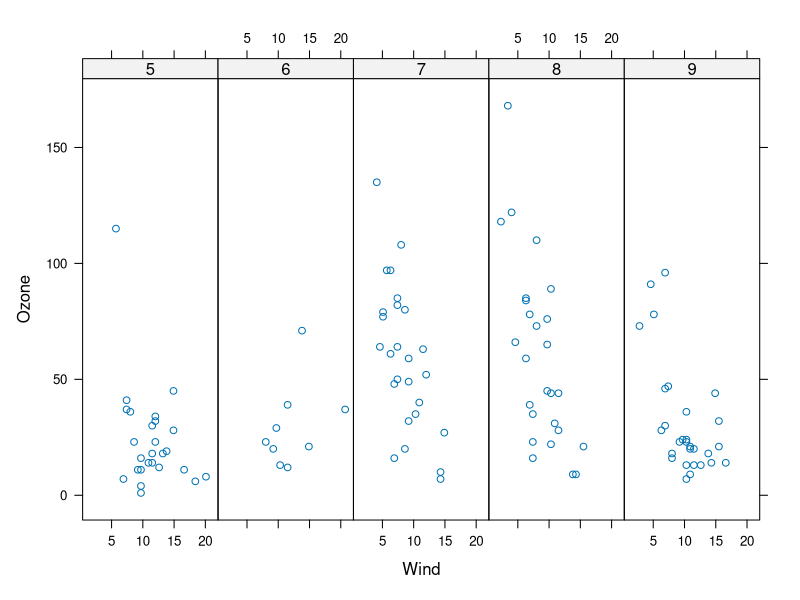
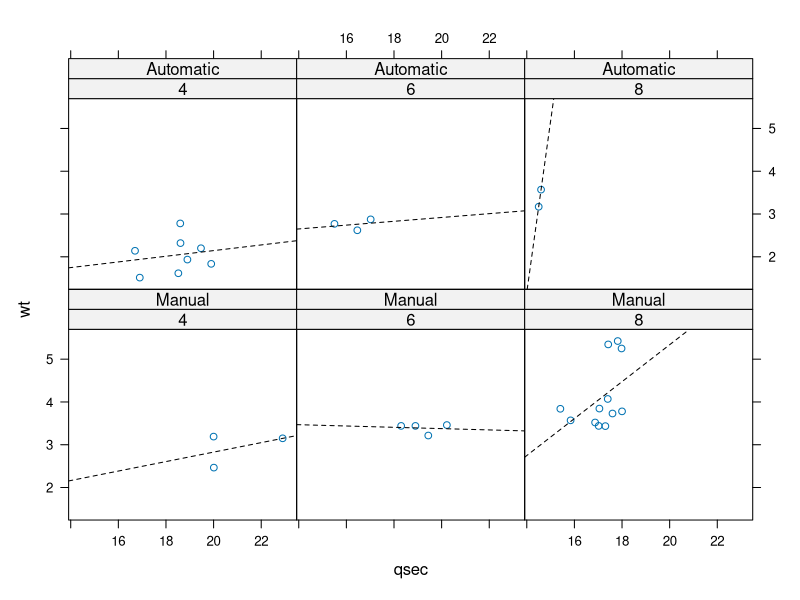
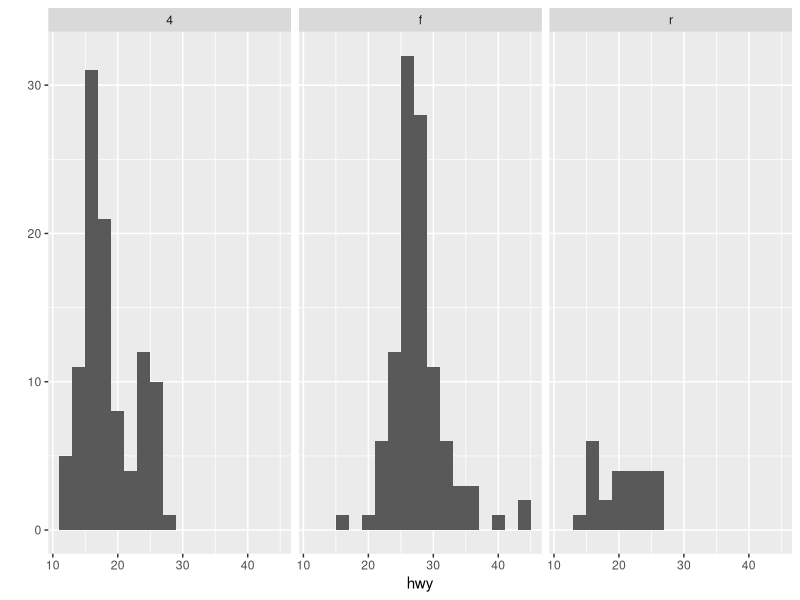
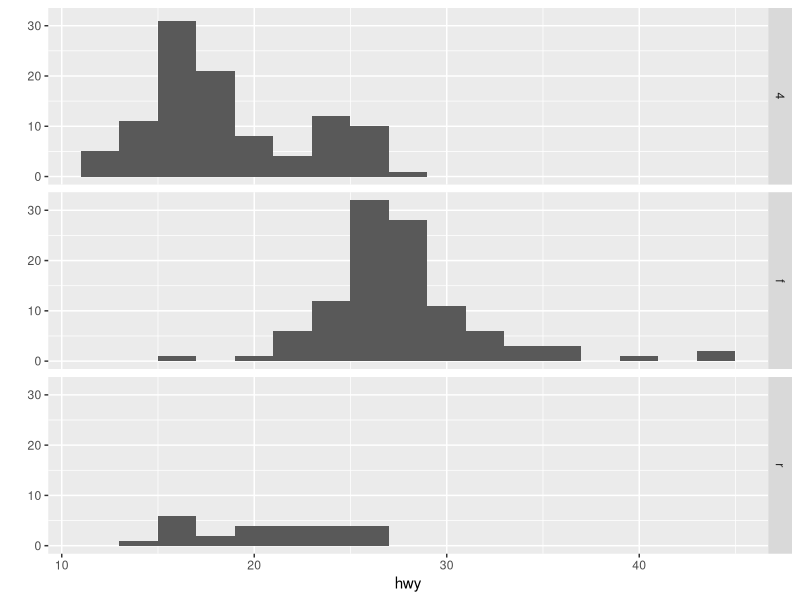
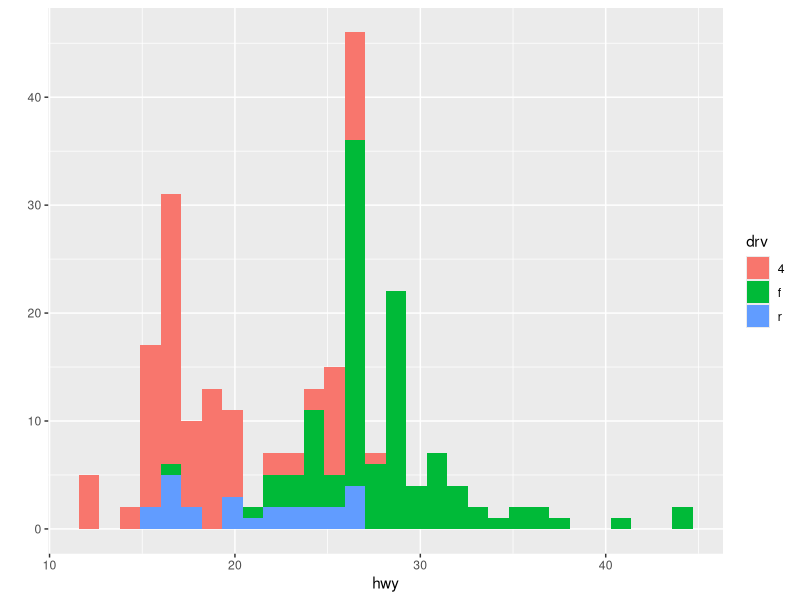
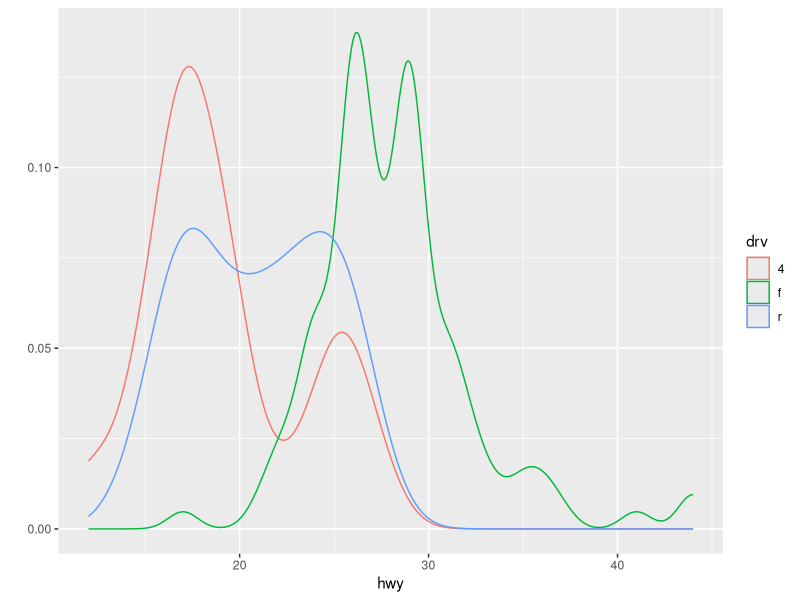
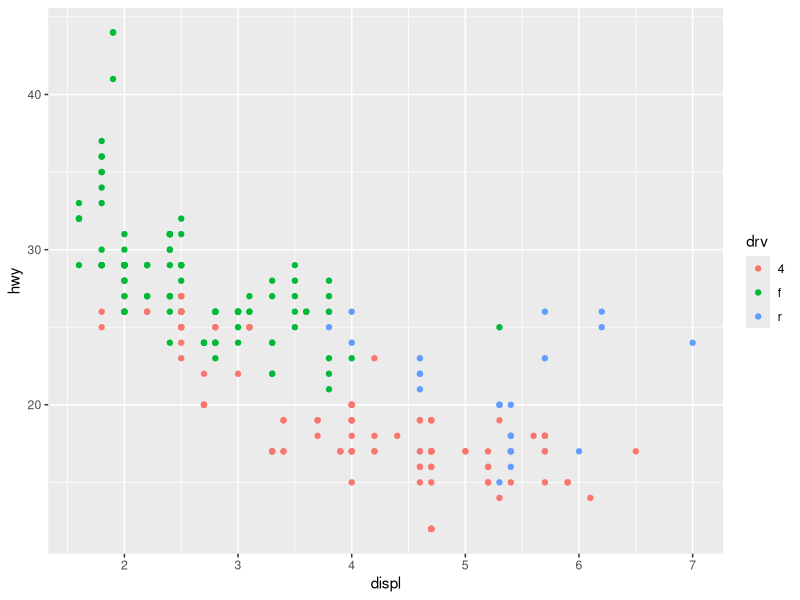
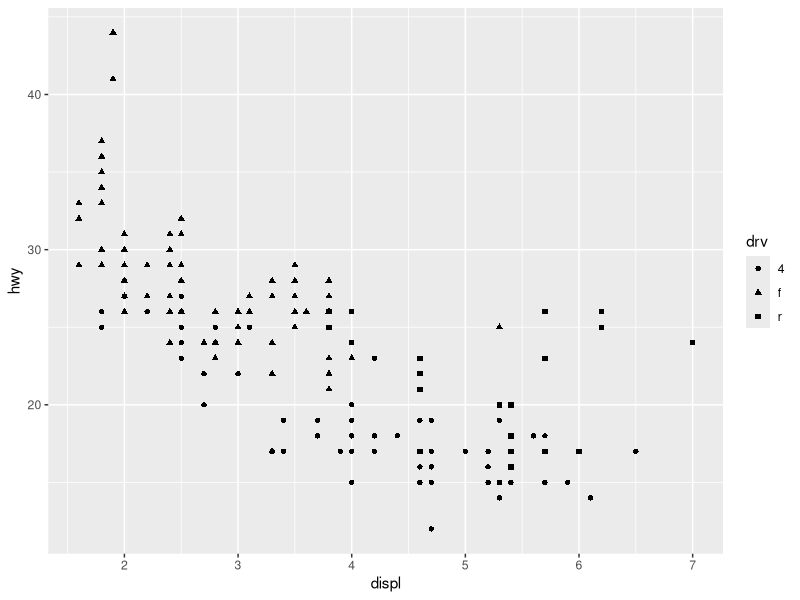

Here is the R script that generated these plots, in order:
library(lattice)

#convert Month from Numeric to factor
airquality <- transform(airquality, Month = factor(Month))
xyplot(Ozone ~ Wind | Month, data=airquality, layout=c(5,1))


mtcars <- transform(mtcars, am = factor(am, labels=c("Manual","Automatic")))
mtcars <- transform(mtcars, cyl = factor(cyl))
attach(mtcars)
xyplot(wt ~ qsec | cyl*am, data=mtcars, panel= function(x,y,...){
  panel.xyplot(x,y, ...)
  panel.lmline(x,y,lty=2)
})



library(ggplot2)
#hist
qplot(hwy, data=mpg, facets = .~drv, binwidth=2)
qplot(hwy, data=mpg, facets = drv~., binwidth=2)
qplot(hwy, data = mpg, fill=drv)
qplot(hwy, data = mpg, geom = "density", color=drv)

#scatter
qplot(displ, hwy, data=mpg, col = drv)
qplot(displ, hwy, data=mpg, shape = drv)

#scatter with smooth and linear regression lines
qplot(displ, hwy, data=mpg, col = drv, geom=c("point","smooth"))
qplot(displ, hwy, data=mpg, col = drv, geom=c("point","smooth"), method="lm")
qplot(displ, hwy, data=mpg, col = drv, geom=c("point","smooth"), method="lm", facets = .~drv)

#----------add complexity step by step
g <- ggplot(mpg, aes(displ, hwy))   #define reference data and data to be plotted
print(g)    #gives an error, plot is void

g <- g + geom_point() #specify points shall be used
print(g) 

g <- g + geom_smooth(method="lm") #specify points shall be used
print(g) 

g <- g + facet_grid(.~drv) #specify points shall be used
print(g)

#specify color variability
g <- ggplot(mpg, aes(displ, hwy)) 
g <- g + geom_point(aes(color = drv), size = 4, alpha = 1/1.5)
print(g)

#define X label with math notation
g <- g + labs(x = expression("log "*X[2]))
print(g)

g <- geom_smooth(size=4, linetype=3, method = "lm", se = FALSE)
print(g)

#smooth scatterplot
x <- rnorm(10000)
y <- rnorm(10000)
smoothScatter(x,y)


